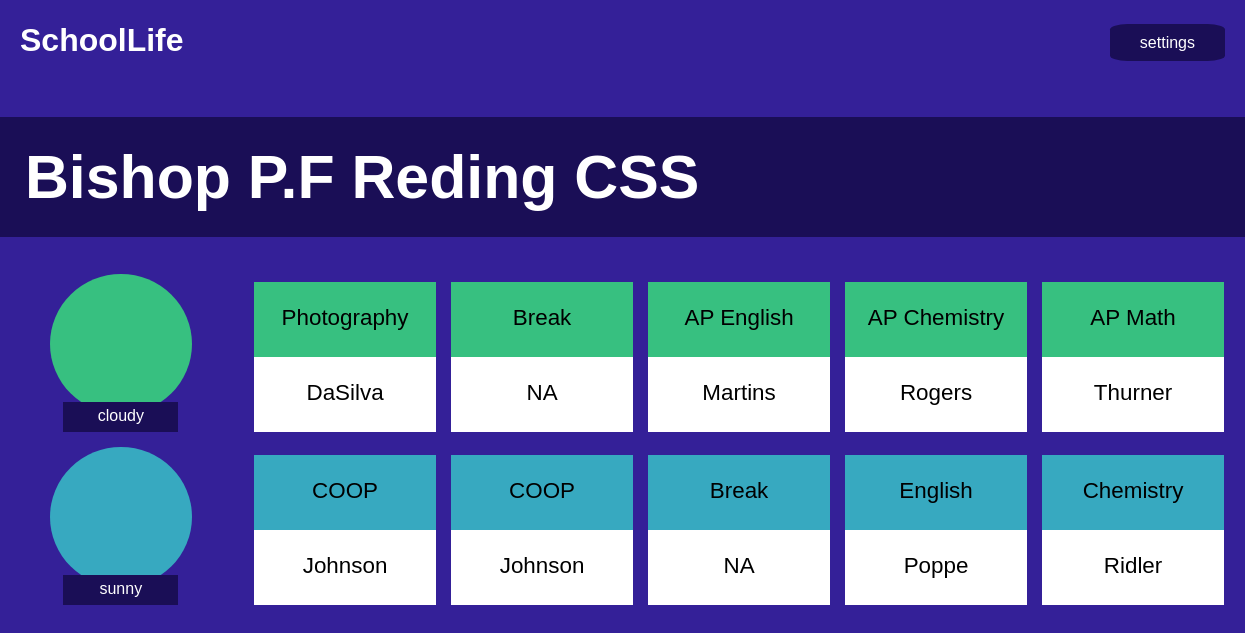
Before: /home (signed in) with the older database file.
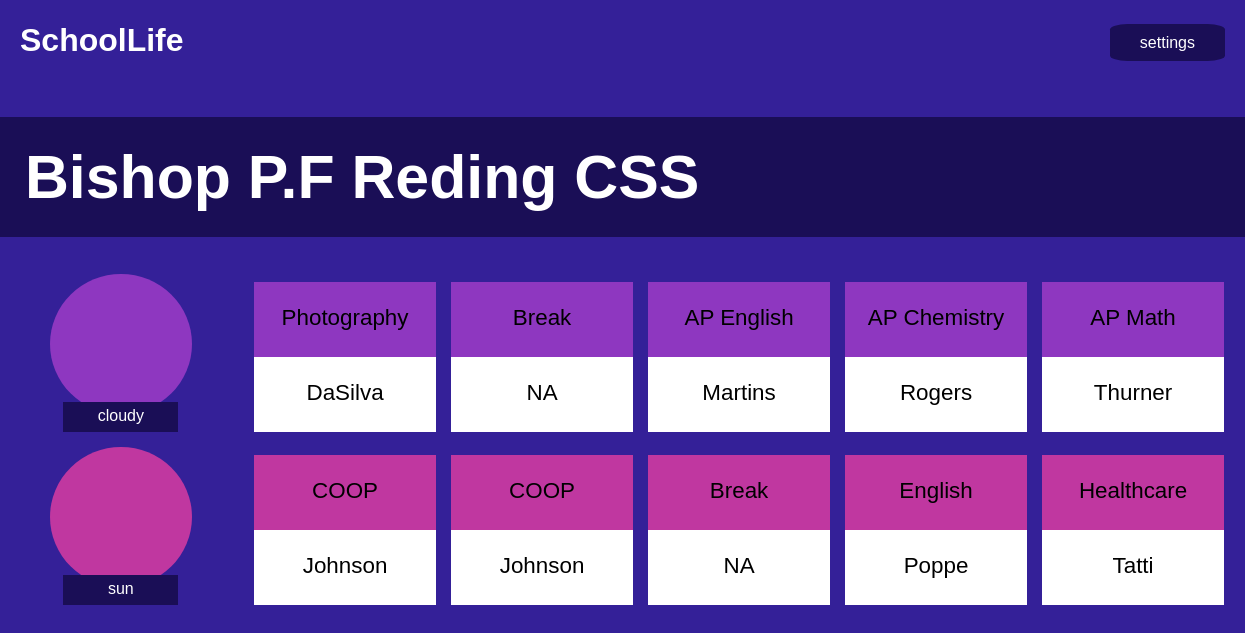
After: the same page with the newer database file.
### app.py (models this page shows)
class Users(db.Model): # defined users model
    id = db.Column(db.Integer, primary_key=True)
    username = db.Column(db.String)
    password = db.Column(db.String) # hash
    community = db.Column(db.String)
    schedule_given = db.Column(db.Boolean)
    color = db.Column(db.String)

class Schedule(db.Model): # defined schedules model
    id = db.Column(db.Integer, primary_key=True)
    username = db.Column(db.String)
    period = db.Column(db.Integer)
    subject = db.Column(db.String)
    teacher = db.Column(db.String)

### app.py (the view)
@app.route("/home")
def home():
    user = Users.query.filter_by(id=session.get("user_id")).first()
    if not user:
        return redirect("/login")
    if user.community == "null" or not user.community:
        return redirect("/join_community")
    elif not user.schedule_given:
        return redirect("/schedule")
    filtered_members = Users.query.filter_by(community=user.community, schedule_given=True).all()
    members = [user.username for user in filtered_members]
    colors = [user.color for user in filtered_members]
    comm = Community.query.filter_by(community=user.community).first()
    columns = comm.periods * 2 + 1
    rows = len(members)
    big_list = [[None for _ in range(columns)] for _ in range(rows)]
    for i in range(len(members)):
        big_list[i][0] = members[i]
        filtered_schedule = Schedule.query.filter_by(username=members[i]).all()
        subjects = [user.subject for user in filtered_schedule]
        teachers = [user.teacher for user in filtered_schedule]
        for a in range(len(subjects)):
            big_list[i][a + 1] = subjects[a]
            big_list[i][a + 1 + comm.periods] = teachers[a]
    return render_template("home.html", total=big_list, periods=comm.periods, community=user.community, colors=colors, number=len(big_list))

### app.py (called while the page is built)
@app.after_request
def after_request(response): # Ensure responses aren't cached
    response.headers["Cache-Control"] = "no-cache, no-store, must-revalidate"
    response.headers["Expires"] = 0
    response.headers["Pragma"] = "no-cache"
    return response

### templates/home.html (shortened to what this page needs)
<!DOCTYPE html>
<html lang="en">
  <head>
    <link href="/static/styles.css" rel="stylesheet"/>
  </head>
  <body class="home_page">
    <div class="align-horizontal">
        <h1 class="logo">SchoolLife</h1>
        <div class="setting-icon"><a href="/settings" class="settings">settings</a></div>
    </div>
    <h1 class="white-font community-name big">{{ community }}</h1>
    {% for i in range(number) %}
      <div class="single_schedule">
        <div class="profile">
          <div class="profile-color" style="width: 142px; height: 140px; border-radius: 50%; margin-bottom: 3px; background: {{ colors[i] }};"></div>
          <div class="username white-font">{{ total[i][0] }}</div>
        </div>
        <div class="squares">
          <div class="top-squares">
            {% for a in range(periods) %}
              <div class="rect top" style="background: {{ colors[i] }};"><p class="subject">{{ total[i][a + 1] }}</p></div>
            {% endfor %}
          </div>
          <div class="bottom-squares">
            {% for a in range(periods) %}
              <div class="rect bottom"><p class="teacher">{{ total[i][a + 1 + periods] }}</p></div>
            {% endfor %}
          </div>
        </div>
      </div>
    {% endfor %}
  </body>
</html>

### static/styles.css (style rules this page uses)
* { box-sizing: border-box; }
.create_schedule_page, .home_page { background: #342098; width: 100%; margin: 0; padding: 0; font-family: sans-serif; }
.white-font { color: white; }
.big { font-size: 3.8rem; }
.align-horizontal { display: flex; flex-direction: row; justify-content: space-between; align-items: center; width: 100%; height: 10vh; padding: 20px; }
.setting-icon { margin-top: 5px; font-size: 1rem; color: white; text-align: center; }
.settings { background: #1A0E56; border-radius: 15%; padding: 10px 30px; text-decoration: none; color: white; }
.logo { font-size: 2rem; color: white; padding: 0; margin: 0; }
.single_schedule { width: 100%; display: flex; flex-direction: row; margin-bottom: 15px; }
.profile { margin-right: 5%; margin-left: 4%; display: flex; flex-direction: column; align-items: center; justify-content: end; }
.username { background: #1A0E56; width: 115px; height: 30px; margin-top: -15px; padding: 5px; text-align: center; font-size: 1rem; }
.squares { display: flex; flex-direction: column; justify-content: end; }
.rect { width: 182px; height: 75px; margin-right: 15px; text-align: center; font-size: 1.4rem; }
.bottom { background: white; }
.top-squares, .bottom-squares { width: 100%; display: flex; flex-direction: row; align-items: center; }
.community-name { padding-left: 2%; padding-top: 2%; padding-bottom: 2%; margin-top: 3%; margin-bottom: 3%; width: 100%; background: #1A0E56; }
a { text-decoration: none; }

Changed rows visible on the page:
changed Users "Bishop P.F Reding CSS": color "#37c080" → "#8e37c0" (drawn)
changed Users: color "#37a9c0" → "#c037a0" (drawn)
Other visible differences:
new list line: "sun"
new list line: "COOP Johnson"
new list line: "Break NA"
new list line: "English Poppe"
new list line: "Healthcare Tatti"
list line gone: "sunny"
list line gone: "COOP Johnson"
list line gone: "Break NA"
list line gone: "English Poppe"
list line gone: "Chemistry Ridler"
